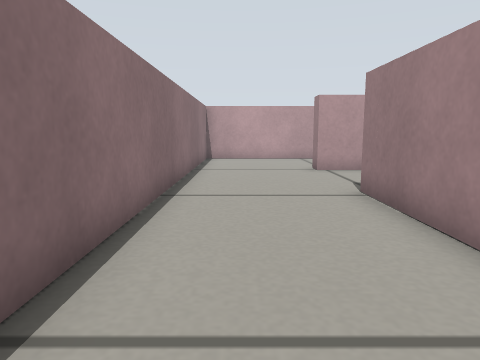
[1] (above)

16 first-person views from a walk through a world built for the Gazebo simulator. The camera is 0.26 m above the floor, tilts 8° down and sees 70° across. The floor is counted in squares, 0.2 m on a side. Each view is taken from the middle of a square. On the plan, view 1 faces up. The plan holds only what a view shows up to about 14 squares ahead; the rest is blank.

[2]
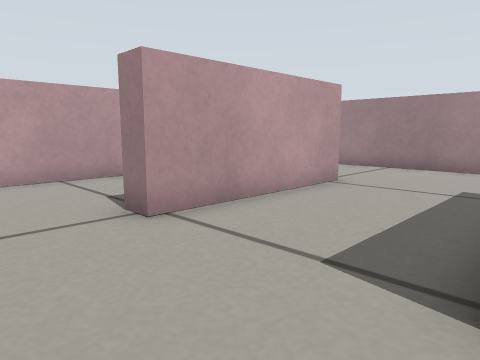

[3]
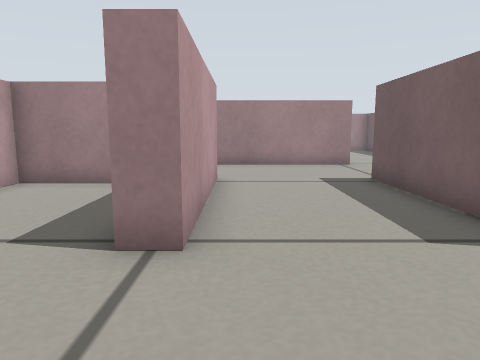

[4]
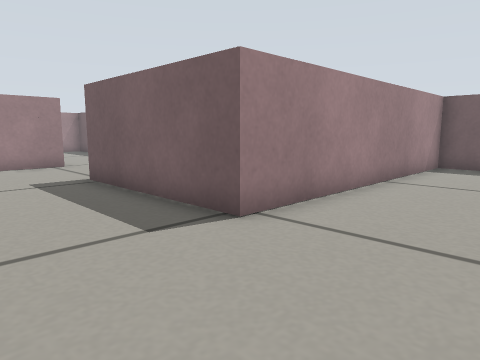

[5]
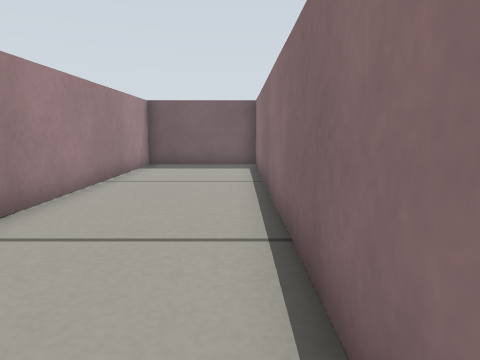

[6]
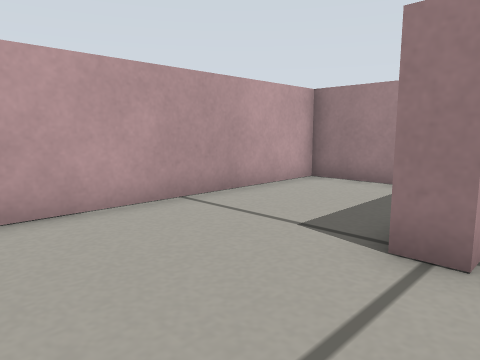

[7]
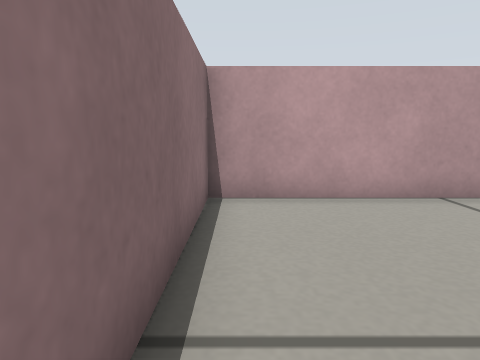

[8]
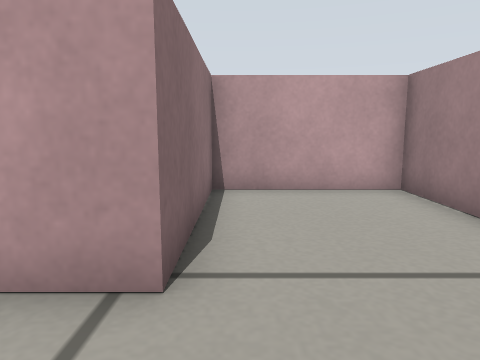

[9]
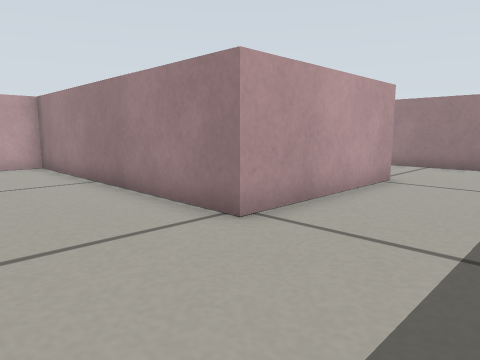

[10]
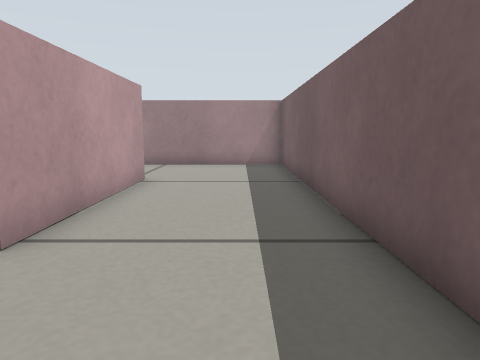

[11]
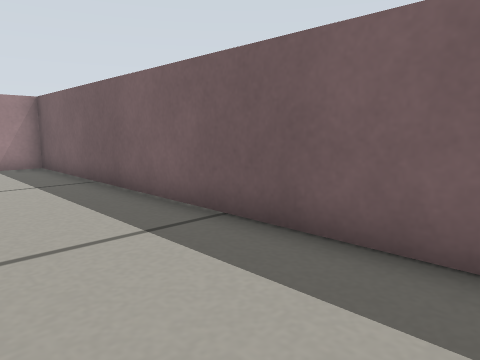

[12]
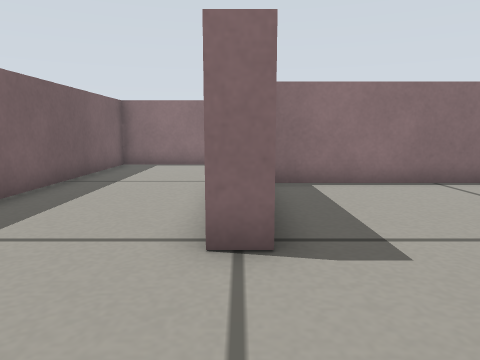

[13]
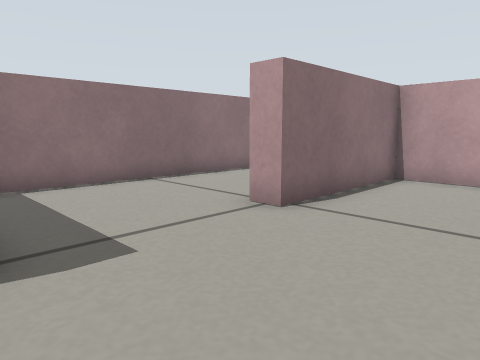

[14]
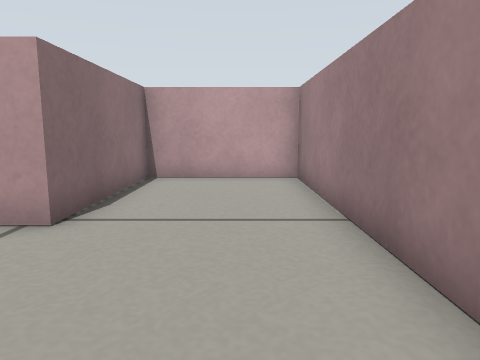

[15]
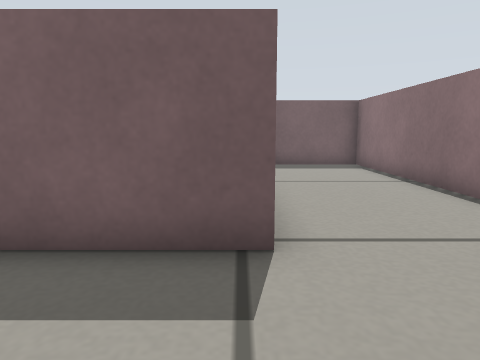

[16]
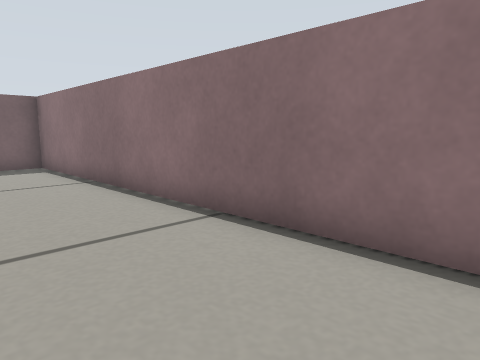

### Floor plan
Points are (right, up) in squares from view 1. A wall is a line through its corners. A room is listed if a view was taken in it or the views show most of it. See-through windows are left out.
Room 1 (views 1, 2, 3, 4, 5, 6, 7, 8, 15, 16)
walls: (-1.6, 12.6) (-1.6, -2.6) (2.6, -2.6) (2.6, 7.4) (8.4, 7.4); (12.6, 7.6) (12.6, 16.6) (8.4, 16.6) (8.4, 11.6) (2.6, 11.6) (2.6, 12.4)
ways out: opening at (10.5, 7) to room 2; opening at (0.5, 12) to room 4
Room 2 (views 9, 10, 11)
walls: (18.4, 6.6) (12.6, 6.6) (12.6, 7.6); (8.4, 5.6) (8.4, 2.4) (22.6, 2.4) (22.6, 6.4)
ways out: opening at (10.5, 7) to room 1; opening at (20.5, 7) to room 3
Room 3 (views 12, 13, 14)
walls: (18.4, 7.5) (18.4, 6.6); (22.6, 6.4) (22.6, 16.6) (18.4, 16.6) (18.4, 11.6)
ways out: opening at (20.5, 7) to room 2; opening at (18, 9.5)
Room 4 (no view inside)
walls: (7.6, 14.2) (7.6, 16.6) (-1.6, 16.6) (-1.6, 12.6)
ways out: opening at (0.5, 12) to room 1

Where each view was taken, in squares from view 1:
view 1: 0 up, 0 right, facing up
view 2: 7 up, 0 right, facing up-right
view 3: 11 up, 1 left, facing right
view 4: 11 up, 1 left, facing down-right
view 5: 11 up, 1 left, facing down
view 6: 11 up, 1 left, facing up-right
view 7: 10 up, 1 left, facing up
view 8: 9 up, 9 right, facing up
view 9: 3 up, 9 right, facing up-right
view 10: 4 up, 9 right, facing right
view 11: 6 up, 9 right, facing down-right
view 12: 7 up, 22 right, facing left
view 13: 7 up, 22 right, facing up-left
view 14: 7 up, 21 right, facing up
view 15: 11 up, 3 right, facing down
view 16: 11 up, 2 right, facing down-left
